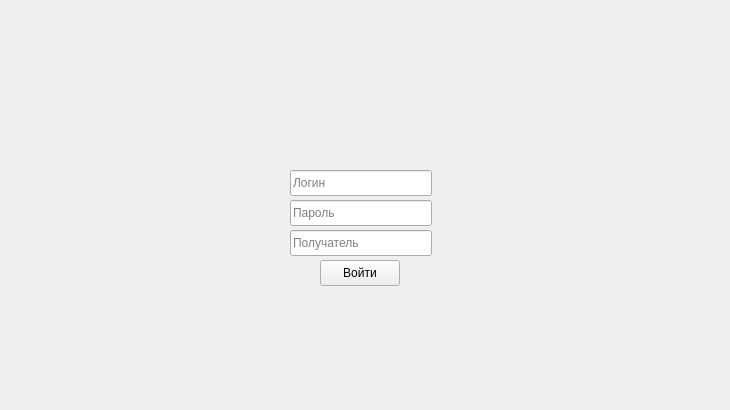
<?xml version="1.0" encoding="UTF-8"?>
<ui version="4.0">
 <class>LoginWindow</class>
 <widget class="QWidget" name="LoginWindow">
  <property name="enabled">
   <bool>true</bool>
  </property>
  <property name="geometry">
   <rect>
    <x>0</x>
    <y>0</y>
    <width>730</width>
    <height>410</height>
   </rect>
  </property>
  <property name="mouseTracking">
   <bool>true</bool>
  </property>
  <property name="windowTitle">
   <string>Вход в систему</string>
  </property>
  <widget class="QLineEdit" name="usernameEdit">
   <property name="geometry">
    <rect>
     <x>290</x>
     <y>170</y>
     <width>142</width>
     <height>26</height>
    </rect>
   </property>
   <property name="placeholderText">
    <string>Логин</string>
   </property>
  </widget>
  <widget class="QLineEdit" name="passwordEdit">
   <property name="geometry">
    <rect>
     <x>290</x>
     <y>200</y>
     <width>142</width>
     <height>26</height>
    </rect>
   </property>
   <property name="echoMode">
    <enum>QLineEdit::Password</enum>
   </property>
   <property name="placeholderText">
    <string>Пароль</string>
   </property>
  </widget>
  <widget class="QPushButton" name="loginButton">
   <property name="geometry">
    <rect>
     <x>320</x>
     <y>260</y>
     <width>80</width>
     <height>26</height>
    </rect>
   </property>
   <property name="contextMenuPolicy">
    <enum>Qt::NoContextMenu</enum>
   </property>
   <property name="layoutDirection">
    <enum>Qt::LeftToRight</enum>
   </property>
   <property name="text">
    <string>Войти</string>
   </property>
  </widget>
  <widget class="QLineEdit" name="receiverEdit">
   <property name="geometry">
    <rect>
     <x>290</x>
     <y>230</y>
     <width>142</width>
     <height>26</height>
    </rect>
   </property>
   <property name="echoMode">
    <enum>QLineEdit::Normal</enum>
   </property>
   <property name="placeholderText">
    <string>Получатель</string>
   </property>
  </widget>
 </widget>
 <resources/>
 <connections/>
</ui>
